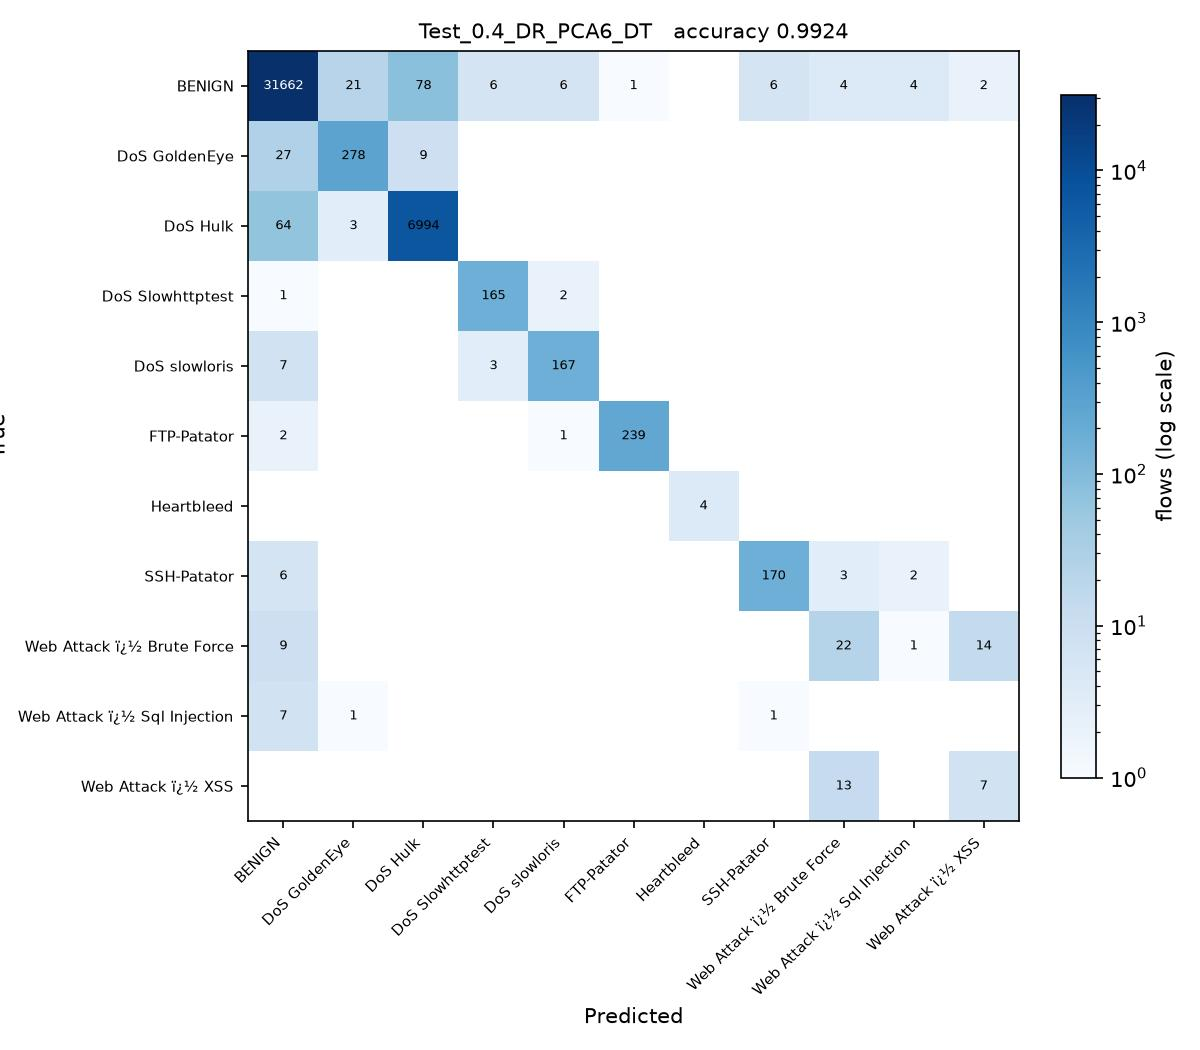

This chart was generated by the following Python code:
# Test_0.4_DR_PCA6_DT.py
#
# Test size 0.4  |  PCA, 6 components  |  Decision Tree (sheet #6)
#
# This is SGDC_60_40.py with the changes marked CHANGE below and nothing else.
#
# Taken from the sheet unchanged.

import os
from pathlib import Path

# CHANGE 1: run from the project folder, so the CSV names below resolve, and
# read them as latin-1. The Web Attack labels contain byte 0x96, which the
# default utf-8 decoder rejects with UnicodeDecodeError.
os.chdir(Path(__file__).resolve().parent.parent)
import numpy as np
import pandas as pd

df1 = pd.read_csv(r'C:\Users\Karthika\OneDrive\Desktop\ACN_PCA_75_Runs\Scripts\Tuesday-WorkingHours.pcap_ISCX (1).csv', low_memory=True, encoding='latin-1')
df2 = pd.read_csv(r'C:\Users\Karthika\OneDrive\Desktop\ACN_PCA_75_Runs\Scripts\Wednesday-workingHours.pcap_ISCX.csv', low_memory=True, encoding='latin-1')
df3 = pd.read_csv(r'C:\Users\Karthika\OneDrive\Desktop\ACN_PCA_75_Runs\Scripts\Thursday-WorkingHours-Morning-WebAttacks.pcap_ISCX.csv', low_memory=True, encoding='latin-1')

dataset = pd.concat([df1, df2, df3], ignore_index=True)

dataset.columns = dataset.columns.str.strip()

# CHANGE 2: a stratified sample of 100000 flows, the same for every run.
# The full three captures hold about 1.3 million flows, which makes 75 runs
# impractical. At least 50 flows of every class are kept.
label = dataset.columns[-1]
dataset = pd.concat(
    [g.sample(n=min(len(g), max(50, round(100000 * len(g) / len(dataset)))), random_state=0)
     for _, g in dataset.groupby(label)],
    ignore_index=True
)

X = dataset.iloc[:, :-1]
y = dataset.iloc[:, -1]

X = X.apply(pd.to_numeric, errors='coerce')

X.replace([np.inf, -np.inf], np.nan, inplace=True)

from sklearn.impute import SimpleImputer

imputer = SimpleImputer(missing_values=np.nan, strategy='mean')
X = imputer.fit_transform(X)

from sklearn.preprocessing import LabelEncoder

labelencoder_y = LabelEncoder()
y = labelencoder_y.fit_transform(y)

from sklearn.model_selection import train_test_split

X_train, X_test, y_train, y_test = train_test_split(
    X,
    y,
    test_size=0.4,   # CHANGE 3: test size
    random_state=0,
    stratify=y
)

# CHANGE 4: PCA, from PCA_LDA_KErnel_PCA_CODE.pdf (fitted on training data only).
# PCA follows the directions of largest variance, so the features have to be on
# a common scale first, otherwise the components just track whichever column has
# the biggest units. The scaler is fitted on the training split only.
from sklearn.preprocessing import StandardScaler
from sklearn.decomposition import PCA

scaler = StandardScaler()
X_train = scaler.fit_transform(X_train)
X_test = scaler.transform(X_test)

pca = PCA(n_components=6)
X_train = pca.fit_transform(X_train)          # no labels: PCA is unsupervised
X_test = pca.transform(X_test)
print("\nVariance explained by 6 components : {:.4f}".format(pca.explained_variance_ratio_.sum()))

# CHANGE 5: Decision Tree (sheet #6) in place of SGDClassifier
from sklearn.tree import DecisionTreeClassifier

classifier = DecisionTreeClassifier(
    criterion='entropy',
    random_state=0
)

classifier.fit(X_train, y_train)

y_pred = classifier.predict(X_test) 

from sklearn.metrics import confusion_matrix
from sklearn.metrics import accuracy_score
from sklearn.metrics import precision_score
from sklearn.metrics import recall_score
from sklearn.metrics import f1_score
from sklearn.metrics import classification_report

cm = confusion_matrix(y_test, y_pred)

print("Confusion Matrix:\n")
print(cm)

print("\nAccuracy : {:.4f}".format(accuracy_score(y_test, y_pred)))
print("\nPrecision : {:.4f}".format(precision_score(y_test, y_pred, average='weighted')))
print("\nRecall : {:.4f}".format(recall_score(y_test, y_pred, average='weighted')))
print("\nF1 Score : {:.4f}".format(f1_score(y_test, y_pred, average='weighted')))

print("\nClassification Report:\n")
print(classification_report(y_test, y_pred))
# CHANGE 6: save the confusion matrix as Test_0.4_DR_PCA6_DT.jpg and record the result
import matplotlib
matplotlib.use('Agg')
import matplotlib.pyplot as plt
from matplotlib.colors import LogNorm

here = Path(__file__).resolve().parent
names = [str(c) for c in labelencoder_y.classes_]
fig, ax = plt.subplots(figsize=(8, 7))
im = ax.imshow(cm, cmap='Blues', norm=LogNorm(vmin=1))
ax.set_xticks(range(len(names)), names, rotation=45, ha='right', fontsize=7)
ax.set_yticks(range(len(names)), names, fontsize=7)
ax.set_xlabel('Predicted')
ax.set_ylabel('True')
ax.set_title('Test_0.4_DR_PCA6_DT   accuracy {:.4f}'.format(accuracy_score(y_test, y_pred)), fontsize=10)
for i in range(cm.shape[0]):
    for j in range(cm.shape[1]):
        if cm[i, j]:
            ax.text(j, i, cm[i, j], ha='center', va='center', fontsize=6,
                    color='white' if cm[i, j] > cm.max() / 3 else 'black')
fig.colorbar(im, ax=ax, fraction=0.04, label='flows (log scale)')
fig.tight_layout()
fig.savefig(here / 'Test_0.4_DR_PCA6_DT.jpg', dpi=150)
plt.close(fig)

row = pd.DataFrame([{
    'Test': 0.4, 'DR': 'PCA6', 'Clas': 'DT',
    'Acc': round(accuracy_score(y_test, y_pred), 4),
    'Pre': round(precision_score(y_test, y_pred, average='weighted', zero_division=0), 4),
    'Rec': round(recall_score(y_test, y_pred, average='weighted', zero_division=0), 4),
    'F1': round(f1_score(y_test, y_pred, average='weighted', zero_division=0), 4),
    'script': 'Test_0.4_DR_PCA6_DT',
}])
out = here.parent / 'results' / '75_runs.csv'
out.parent.mkdir(exist_ok=True)
if out.exists():
    old = pd.read_csv(out)
    row = pd.concat([old[old['script'] != 'Test_0.4_DR_PCA6_DT'], row], ignore_index=True)
row.to_csv(out, index=False)
